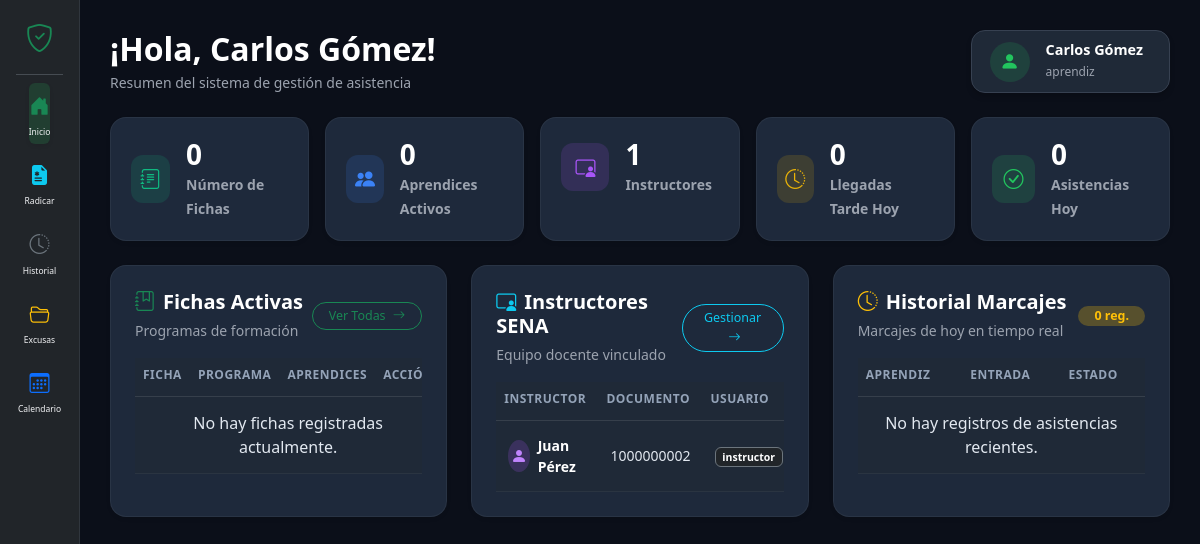
The page /index.php?action=dashboard (signed in) on the database its author committed.
### tables this page shows
CREATE TABLE IF NOT EXISTS usuario (
    id_usuario INT AUTO_INCREMENT PRIMARY KEY,
    nombre_usuario VARCHAR(45) NOT NULL,
    contrasena VARCHAR(400) NOT NULL,
    nombre VARCHAR(45) NOT NULL,
    apellido VARCHAR(45) NOT NULL,
    identificacion VARCHAR(45) NOT NULL,
    telefono VARCHAR(45),
    codigo_rfid VARCHAR(50),
    estado VARCHAR(20) DEFAULT 'Activo',
    fk_rol INT NOT NULL,
    FOREIGN KEY (fk_rol) REFERENCES rol(id_rol)
);

### views/auth/dashboard.php (the view, shortened to what the rows shown need)
<?php
$instructoresResumen = (isset($instructoresResumen) && is_array($instructoresResumen)) ? $instructoresResumen : [];
?>
<!DOCTYPE html>
<html lang="es">
<head>
    <link href="https://cdn.jsdelivr.net/npm/bootstrap@5.3.2/dist/css/bootstrap.min.css" rel="stylesheet">
    <link rel="stylesheet" href="https://cdn.jsdelivr.net/npm/bootstrap-icons@1.11.1/font/bootstrap-icons.css">
    <link rel="stylesheet" href="public/css/dashboard.css?v=<?= file_exists('public/css/dashboard.css') ? filemtime('public/css/dashboard.css') : time(); ?>">
</head>
<body>
    <div class="dashboard-container">
        <main class="main-content">
            <div class="d-flex justify-content-between align-items-center mb-4 flex-wrap gap-3">
                <div>
                    <h2 class="fw-bold mb-1 text-white">¡Hola, <?= htmlspecialchars((string)($nombreUsuario ?? 'Usuario')); ?>!</h2>
                </div>
            </div>
            <?php if (isset($vistaActiva) && $vistaActiva === 'escaner'): ?>
                <div class="row justify-content-center mt-4">
                    <div class="col-md-8">
                        <div class="card shadow-lg text-center p-5 card-dark-panel">
                            <div class="card-body">
                                <div class="mb-4">
                                    <i class="bi bi-credit-card-2-front fs-1 text-info"></i>
                                </div>
                                <h3 class="card-title text-white mb-3">Acerque su Tarjeta o Llavero RFID</h3>
                                <p class="text-muted mb-4">El lector procesará el código automáticamente y registrará la entrada o salida.</p>
                                <form id="formEscaner">
                                    <div class="mb-3">
                                        <input type="text" id="codigo_rfid" name="codigo_rfid" class="form-control form-control-lg text-center scanner-input-box" placeholder="Esperando lectura de RFID..." autofocus autocomplete="off" required>
                                    </div>
                                </form>
                                <div id="respuestaAsistencia" class="mt-4"></div>
                            </div>
                        </div>
                    </div>
                </div>
                <script src="public/js/escaner.js"></script>
            <?php else: ?>
                <div class="row g-4 mb-4">
                    <div class="col-12 col-xl-4 col-lg-4">
                        <div class="dashboard-card card-dark-panel p-3 shadow-sm h-100 d-flex flex-column">
                            <div class="table-responsive flex-grow-1 table-scrollable-container">
                                <table class="table table-custom align-middle mb-0">
                                    <thead>
                                        <tr>
                                            <th>FICHA</th>
                                            <th>PROGRAMA</th>
                                            <th class="text-center">APRENDICES</th>
                                            <th class="text-end">ACCIÓN</th>
                                        </tr>
                                    </thead>
                                </table>
                            </div>
                        </div>
                    </div>
                    <div class="col-12 col-xl-4 col-lg-4">
                        <div class="dashboard-card card-dark-panel p-3 shadow-sm h-100 d-flex flex-column">
                            <div class="table-responsive flex-grow-1 table-scrollable-container">
                                <table class="table table-custom align-middle mb-0">
                                    <thead>
                                        <tr>
                                            <th>INSTRUCTOR</th>
                                            <th>DOCUMENTO</th>
                                            <th>USUARIO</th>
                                        </tr>
                                    </thead>
                                    <tbody>
                                        <?php if (!empty($instructoresResumen) && is_array($instructoresResumen)): ?>
                                            <?php foreach ($instructoresResumen as $inst): ?>
                                                <tr>
                                                    <td>
                                                        <div class="d-flex align-items-center gap-2">
                                                            <div class="avatar-circle-sm avatar-icon-purple">
                                                                <i class="bi bi-person-fill"></i>
                                                            </div>
                                                            <span class="fw-semibold text-white small"><?= htmlspecialchars(trim($inst['nombre'] . ' ' . $inst['apellido'])); ?></span>
                                                        </div>
                                                    </td>
                                                    <td class="text-muted small"><?= htmlspecialchars($inst['identificacion']); ?></td>
                                                    <td class="text-muted small">
                                                        <span class="badge bg-dark border border-secondary"><?= htmlspecialchars($inst['nombre_usuario']); ?></span>
                                                    </td>
                                                </tr>
                                            <?php endforeach; ?>
                                        <?php else: ?>
                                            <tr>
                                                <td colspan="3" class="text-center py-4 text-muted">No hay instructores registrados.</td>
                                            </tr>
                                        <?php endif; ?>
                                    </tbody>
                                </table>
                            </div>
                        </div>
                    </div>
                    <div class="col-12 col-xl-4 col-lg-4" id="seccionMarcajes">
                        <div class="dashboard-card card-dark-panel p-3 shadow-sm h-100 d-flex flex-column">
                            <div class="table-responsive flex-grow-1 table-scrollable-container">
                                <table class="table table-custom align-middle mb-0">
                                    <thead>
                                        <tr>
                                            <th>APRENDIZ</th>
                                            <th>ENTRADA</th>
                                            <th>ESTADO</th>
                                        </tr>
                                    </thead>
                                </table>
                            </div>
                        </div>
                    </div>
                </div>
<?php endif; ?>
    </main>
</div>
</body>
</html>

### rows shown on the page
usuario: nombre+apellido "Juan Pérez", identificacion "1000000002", nombre_usuario "instructor"

### other values the page prints
$texto "Inicio Radicar Historial Excusas Calendario"
$nombreUsuario "Carlos Gómez"
$rolUsuario "aprendiz"
$totalFichas "0"
$totalAprendices "0"
$totalInstructores "1"
$retardosHoy "0"
$asistenciasHoy "0"
